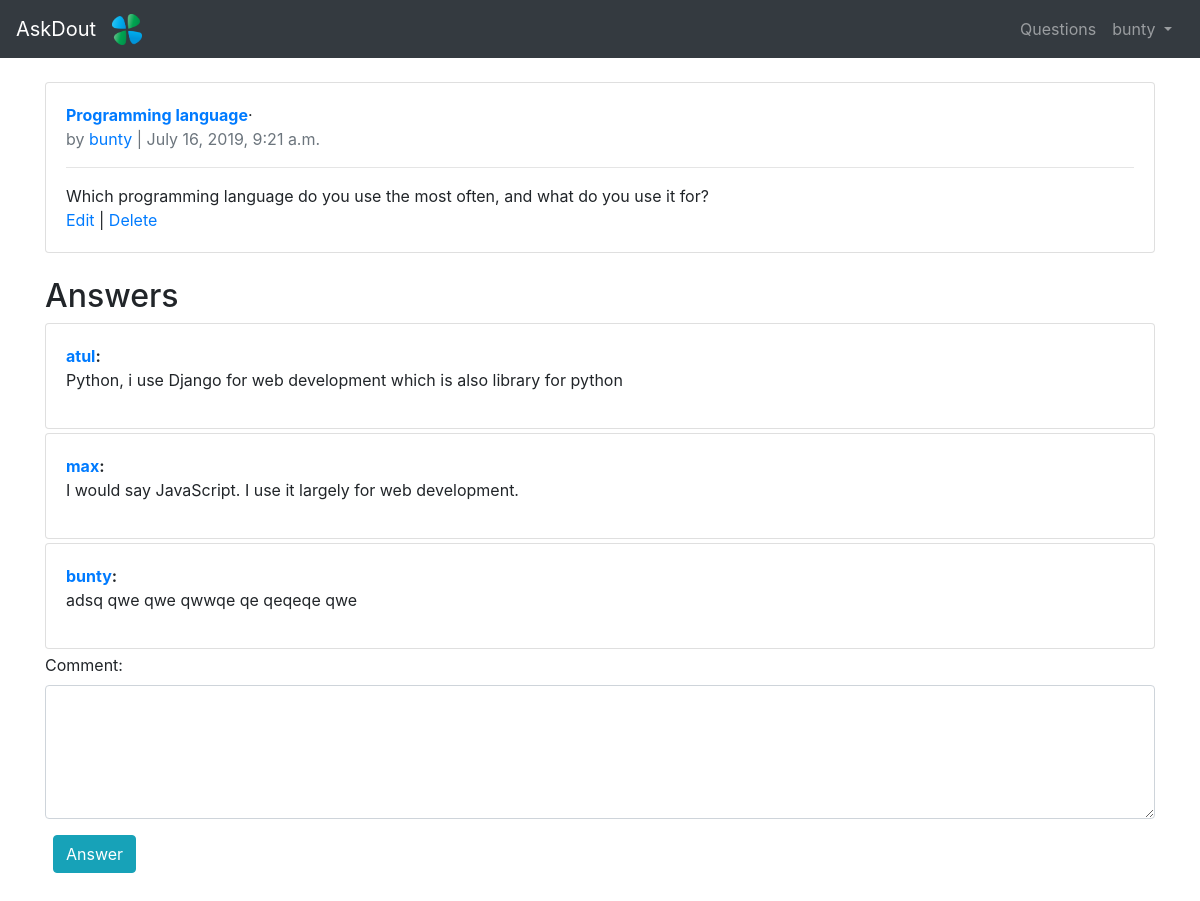
The app's page /1/ (signed in) with its own data.
### users/models.py (models this page shows)
class CustomUser(AbstractUser): #our CustomUser is the dublicate of AbstractUser means default user model
	age = models.PositiveIntegerField(default=0)

### ask/models.py (models this page shows, shortened)
class Question(models.Model):
     title = models.CharField(max_length=100)
     body = models.TextField()
     date = models.DateTimeField(auto_now_add=True)
     image = models.ImageField(upload_to = 'img/',null=True,blank=True)
     person = models.ForeignKey(settings.AUTH_USER_MODEL,on_delete=models.CASCADE)

class Comment(models.Model):
     question = models.ForeignKey(Question,on_delete=models.CASCADE,related_name='comments')
     comment = models.CharField(max_length=100)
     person = models.ForeignKey(settings.AUTH_USER_MODEL,on_delete=models.CASCADE)
     def __str__(self):
     	 return self.comment

### ask/views.py (the view)
# urls.py: path('<int:pk>/',views.QuestionDetailView,name="question_detail"),
def QuestionDetailView(request,pk):
   question = Question.objects.get(id=pk);
   template_name = 'question_detail.html'
   if request.method == 'POST':
       form = Commentform(request.POST)
       if form.is_valid():
          new_comment = form.save(commit = False)
          new_comment.question = question
          new_comment.person = request.user
          new_comment.save()
          return redirect('question_detail',pk=pk)
   else:
      form = Commentform()
   return render(request,'question_detail.html',{'form':form,'question':question})

### ask/forms.py
class Commentform(forms.ModelForm):
	 class Meta:
	 	model = Comment
	 	fields = ['comment']
	 	widgets = {
              'comment':forms.Textarea(attrs={'class':'form-control',"rows":5,"cols":20})
           }

### templates/question_detail.html (shortened to what this page needs)
{% extends 'base.html' %}
{% block content %}
<div class="card">
	<div class="card-body">
    	<span class="font-weight-bold"><a href="{% url 'question_detail' question.id%}">{{question.title}}</a></span>&middot;<br>
        <span class="text-muted">by <a href="{% url 'profile_detail' question.person.id%}">{{ question.person }} </a>| {{ question.date }}</span>
        <hr>
        {{question.body}}
        <br>
        {% if request.user == question.person %}
        <a href="{% url 'question_edit' question.id %}">Edit</a> | <a href="{% url 'question_delete' question.id %}">Delete</a>
        {% endif%}
    </div>
</div>
<br>
<h2> Answers </h2>
{% for comment in question.comments.all %}
<div class="card my-1">
      <div class="card-body">
        <p><span class="font-weight-bold"><a href="{% url 'profile_detail' comment.person.id%}">{{comment.person}}</a>:<br> </span>{{comment}}</p>
      </div>
    </div>
{% endfor %}
<form method="post">
{{form.as_p}}
<button class="btn btn-info ml-2" type="submit">Answer</button>
</form>
{% endblock %}

### templates/includes/navbar.html (shortened to what this page needs)
{% load static %}
<nav class="navbar navbar-expand-md navbar-dark bg-dark mb-">
<a class="navbar-brand" href="{% url 'homepage' %}">AskDout</a>
<a class="navbar-brand"><img src="{% static 'img/logo.png' %}" style="width: 30px"/></a>
<div class="collapse navbar-collapse" id="navbarCollapse">
{% if user.is_authenticated %}
<ul class="navbar-nav ml-auto mr-1">
<li class="nav-item">
<a class="nav-link" href="{% url 'question_list' %}">
Questions
</a>
</li>
<li class="nav-item">
<a class="nav-link dropdown-toggle" href="#" id="userMenu" data-toggle="dropdown" aria-haspopup="true" aria-expanded="false">
{{ user.username }}
</a>
</li>
</ul>
{% else %}
<form class="form-inline ml-auto">
<a href="{% url 'login' %}" class="btn btn-outline-secondary">Log In</a>
<a href="{% url 'signup' %}" class="btn btn-primary ml-1">Sign up</a>
</form>
{% endif %}
</div>
</nav>

### static/css/style.css (style rules this page uses)
body { margin-bottom:50px; }

### records on screen
CustomUser: username "bunty"
Question: title "Programming language", person "bunty", date "July 16, 2019, 9:21 a.m.", body "Which programming language do you use the most often, and what do you use it for?"
Comment: person "atul", comment "Python, i use Django for web development which is also library for python"
Comment: person "max", comment "I would say JavaScript. I use it largely for web development."
Comment: person "bunty", comment "adsq qwe qwe qwwqe qe qeqeqe qwe"
